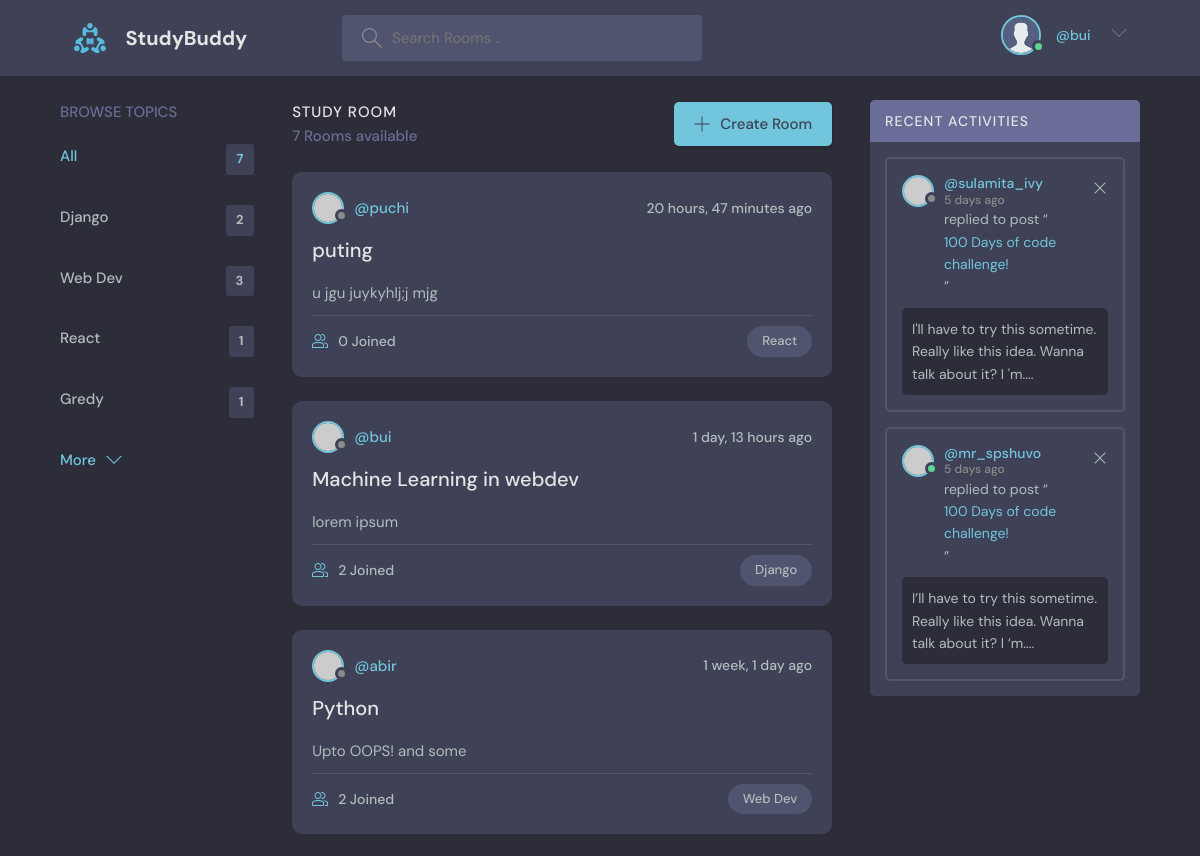
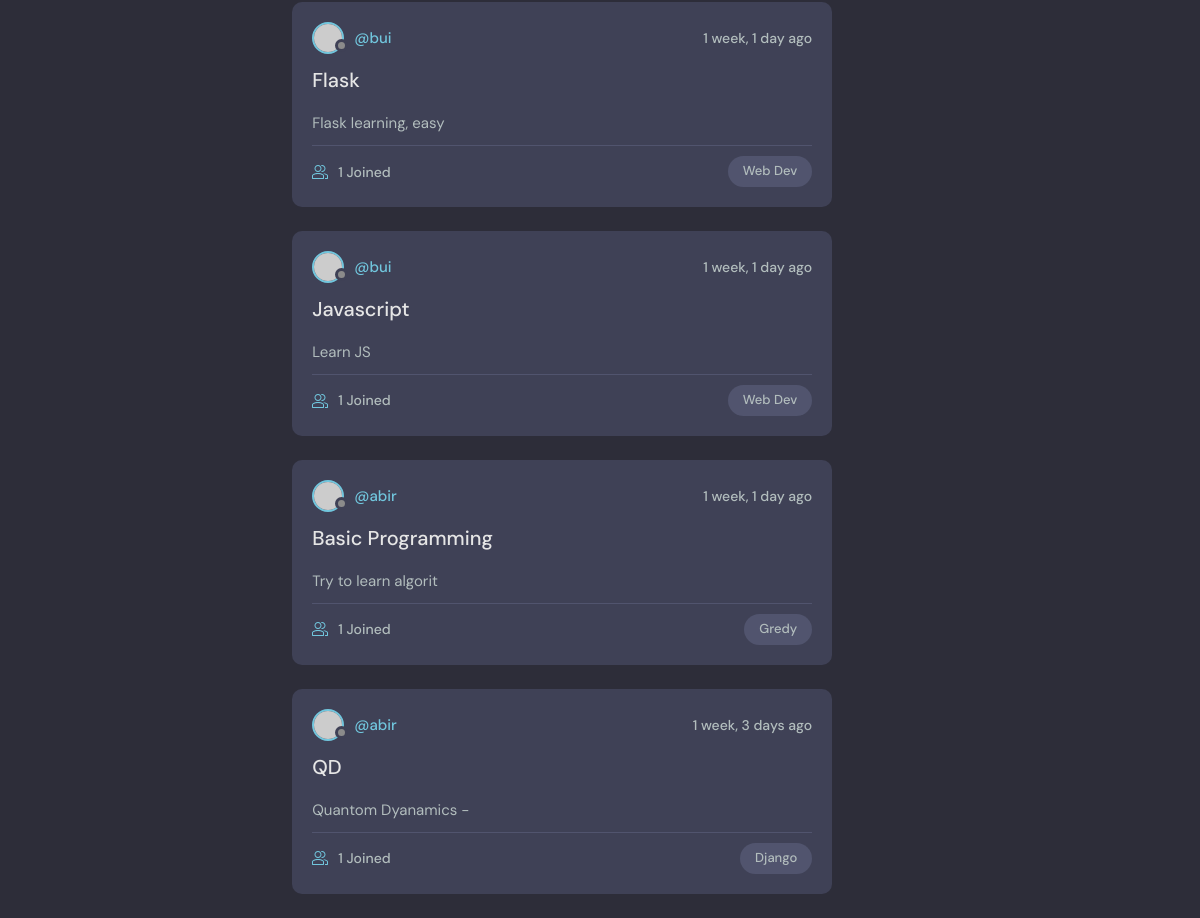
Screenshot of / (signed in) with the database file from the repository (2 pictures, top to bottom).
### bas/models.py (models this page shows)
class Topic(models.Model):
    name = models.CharField(max_length=200)
    def __str__(self):
        return self.name

class Room(models.Model):
    host = models.ForeignKey(User, on_delete=models.SET_NULL, null=True)
    topic = models.ForeignKey(Topic, on_delete=models.SET_NULL, null=True)
    name = models.CharField(max_length=100)
    description = models.TextField(null=True, blank=True)
    participants = models.ManyToManyField(User, related_name='participants', blank=True)
    updated = models.DateTimeField(auto_now=True)
    created = models.DateTimeField(auto_now_add=True)
    class Meta:
        ordering = ['-updated', '-created']
    def __str__(self):
        return self.description[:20]

### bas/views.py (the view)
# urls.py: path('', views.home, name="home"),
def home(request):
    q = request.GET.get('q') if request.GET.get('q')!=None else ''
    rooms = Room.objects.filter(
        Q(topic__name__icontains=q) |
        Q(name__icontains=q) |
        Q(description__icontains=q) |
        Q(host__username__icontains=q)
    )
    topics = Topic.objects.all()
    messg = Message.objects.filter(room__in=rooms)
    Topics = []
    for topic in topics:
        cnt = Room.objects.filter(
        Q(topic__name=topic.name)).count
        Topics.append({'topic' : topic, 'count' : cnt})
    content = {'Rooms':rooms, 'Topics' : Topics,
               'total_room':Room.objects.all().count, 'Messages' : messg}
    return render(request, 'bas/home.html', content)

### bas/templates/bas/home.html
{% extends 'main.html' %}
{% block content %}
<main class="layout layout--3">
  <div class="container">
    <div>
      {% url 'home' as the_url %}
      {% include 'bas/topics.html' with link=the_url %}
    </div>
      {% include 'bas/feed.html' %}
    <div class="activities">
      <div class="activities__header">
        <h2>Recent Activities</h2>
      </div>
      <div class="activities__box">
        <div class="activities__boxHeader roomListRoom__header">
          <a href="profile.html" class="roomListRoom__author">
            <div class="avatar avatar--small">
              <img src="https://randomuser.me/api/portraits/women/11.jpg" />
            </div>
            <p>
              @sulamita_ivy
              <span>5 days ago</span>
            </p>
          </a>
          <div class="roomListRoom__actions">
            <a href="#">
              <svg version="1.1" xmlns="http://www.w3.org/2000/svg" width="32" height="32" viewBox="0 0 32 32">
                <title>remove</title>
                <path
                  d="M27.314 6.019l-1.333-1.333-9.98 9.981-9.981-9.981-1.333 1.333 9.981 9.981-9.981 9.98 1.333 1.333 9.981-9.98 9.98 9.98 1.333-1.333-9.98-9.98 9.98-9.981z"
                ></path>
              </svg>
            </a>
          </div>
        </div>
        <div class="activities__boxContent">
          <p>replied to post “<a href="room.html">100 Days of code challenge!</a>”</p>
          <div class="activities__boxRoomContent">
            I'll have to try this sometime. Really like this idea. Wanna talk about it? I 'm....
          </div>
        </div>
      </div>
      <div class="activities__box">
        <div class="activities__boxHeader roomListRoom__header">
          <a href="profile.html" class="roomListRoom__author">
            <div class="avatar avatar--small active">
              <img src="https://randomuser.me/api/portraits/men/13.jpg" />
            </div>
            <p>
              @mr_spshuvo
              <span>5 days ago</span>
            </p>
          </a>
          <div class="roomListRoom__actions">
            <a href="#">
              <svg version="1.1" xmlns="http://www.w3.org/2000/svg" width="32" height="32" viewBox="0 0 32 32">
                <title>remove</title>
                <path
                  d="M27.314 6.019l-1.333-1.333-9.98 9.981-9.981-9.981-1.333 1.333 9.981 9.981-9.981 9.98 1.333 1.333 9.981-9.98 9.98 9.98 1.333-1.333-9.98-9.98 9.98-9.981z"
                ></path>
              </svg>
            </a>
          </div>
        </div>
        <div class="activities__boxContent">
          <p>replied to post “<a href="room.html">100 Days of code challenge!</a>”</p>
          <div class="activities__boxRoomContent">
            I’ll have to try this sometime. Really like this idea. Wanna talk about it? I ‘m....
          </div>
        </div>
      </div>
    </div>
  </div>
</main>
{% endblock %}

### templates/navbar.html (shortened to what this page needs)
{% load static %}
<header class="header header--loggedIn">
    <div class="container">
    <a href="{% url 'home' %}" class="header__logo">
        <img src="{% static 'images/logo.svg' %}" />
        <h1>StudyBuddy</h1>
    </a>
    <form class="header__search" method="GET" action="{%url 'home'%}">
        <label>
        <input type="text" name="q" placeholder="Search Rooms .."/>
        </label>
    </form>
    <nav class="header__menu">
        {% if request.user.is_authenticated %}
        <div class="header__user">
        <a href="{% url 'userProfile' request.user.id %}">
            <div class="avatar avatar--medium active">
            <img src="{% static 'images/avatar.svg' %}" />
            </div>
            <p>{{request.user.first_name}} {{request.user.last_name}}<span>@{{request.user.username}}</span></p>
        </a>
        <button class="dropdown-button" onclick="dropmenu_func()" >
            <svg version="1.1" xmlns="http://www.w3.org/2000/svg" width="32" height="32" viewBox="0 0 32 32">
            <title>chevron-down</title>
            <path d="M16 21l-13-13h-3l16 16 16-16h-3l-13 13z"></path>
            </svg>
        </button>
        </div>
        {% else %}
        <a href="{% url 'Login' %}">
        <img src="{% static 'images/avatar.svg' %}" />
        <p>Login</p>
        </a>
        {% endif %}
    </nav>
    </div>
</header>

### bas/templates/bas/topics.html
<div class="topics">
    <div class="topics__header">
        <h2>Browse Topics</h2>
    </div>
    <ul class="topics__list">
        <li>
        <a href="{{link}}" class="active">All <span>{{total_room}}</span></a>
        </li>
        {% for topic in Topics %}
        <li>
        <a href="{{link}}?q={{topic.topic.name}}">{{topic.topic.name}}
            <span>{{topic.count}}</span></a>
        </li>
        {% endfor %}
    </ul>
    <a class="btn btn--link" href="topics.html">
        More
        <svg version="1.1" xmlns="http://www.w3.org/2000/svg" width="32" height="32" viewBox="0 0 32 32">
        <title>chevron-down</title>
        <path d="M16 21l-13-13h-3l16 16 16-16h-3l-13 13z"></path>
        </svg>
    </a>
</div>

### bas/templates/bas/feed.html (shortened to what this page needs)
<div class="roomList">
    <div class="roomList__header">
      <div>
        <h2>Study Room</h2>
        <p>{{Rooms.count}} Room{% if Rooms.count > 1 %}s{% endif %} available</p>
      </div>
      <a class="btn btn--main" href="{% url 'createRoom' %}">
        <svg version="1.1" xmlns="http://www.w3.org/2000/svg" width="32" height="32" viewBox="0 0 32 32">
          <title>add</title>
          <path
            d="M16.943 0.943h-1.885v14.115h-14.115v1.885h14.115v14.115h1.885v-14.115h14.115v-1.885h-14.115v-14.115z"
          ></path>
        </svg>
        Create Room
      </a>
    </div>
    {% for room in Rooms%}
    <div class="roomListRoom">
      <div class="roomListRoom__header">
        <a href="{% url 'userProfile' room.host.id %}" class="roomListRoom__author">
          <div class="avatar avatar--small">
            <img src="https://randomuser.me/api/portraits/women/11.jpg" />
          </div>
          <span>@{{room.host.username}}</span>
        </a>
        <div class="roomListRoom__actions">
          <span>{{room.updated|timesince}} ago</span>
        </div>
      </div>
      <div class="roomListRoom__content">
        <a href="{% url 'Room' room.id %}">{{room.name}}</a>
        <p>
          {{room}}
        </p>
      </div>
      <div class="roomListRoom__meta">
        <a href="{% url 'Room' room.id %}" class="roomListRoom__joined">
          {{room.participants.count}} Joined
        </a>
        <p class="roomListRoom__topic">{{room.topic}}</p>
      </div>
    </div>
    {% endfor %}
  </div>

### rows the page displays
Topic: topic.name "Django", count "2"
Topic: topic.name "Web Dev", count "3"
Topic: topic.name "React", count "1"
Topic: topic.name "Gredy", count "1"
Room: host.username "puchi", updated "20 hours, 47 minutes", name "puting", description "u jgu juykyhlj;j mjg", participants.count "0", topic "React"
Room: host.username "bui", updated "1 day, 13 hours", name "Machine Learning in webdev", description "lorem ipsum", participants.count "2", topic "Django"
Room: host.username "abir", updated "1 week, 1 day", name "Python", description "Upto OOPS! and some", participants.count "2", topic "Web Dev"
Room: host.username "bui", updated "1 week, 1 day", name "Flask", description "Flask learning, easy", participants.count "1", topic "Web Dev"
Room: host.username "bui", updated "1 week, 1 day", name "Javascript", description "Learn JS", participants.count "1", topic "Web Dev"
Room: host.username "abir", updated "1 week, 1 day", name "Basic Programming", description "Try to learn algorit", participants.count "1", topic "Gredy"
Room: host.username "abir", updated "1 week, 3 days", name "QD", description "Quantom Dyanamics -", participants.count "1", topic "Django"

### other values shown
{{ request.user.username }} "bui"
{{ total_room }} "7"
{{ Rooms.count }} "7"
